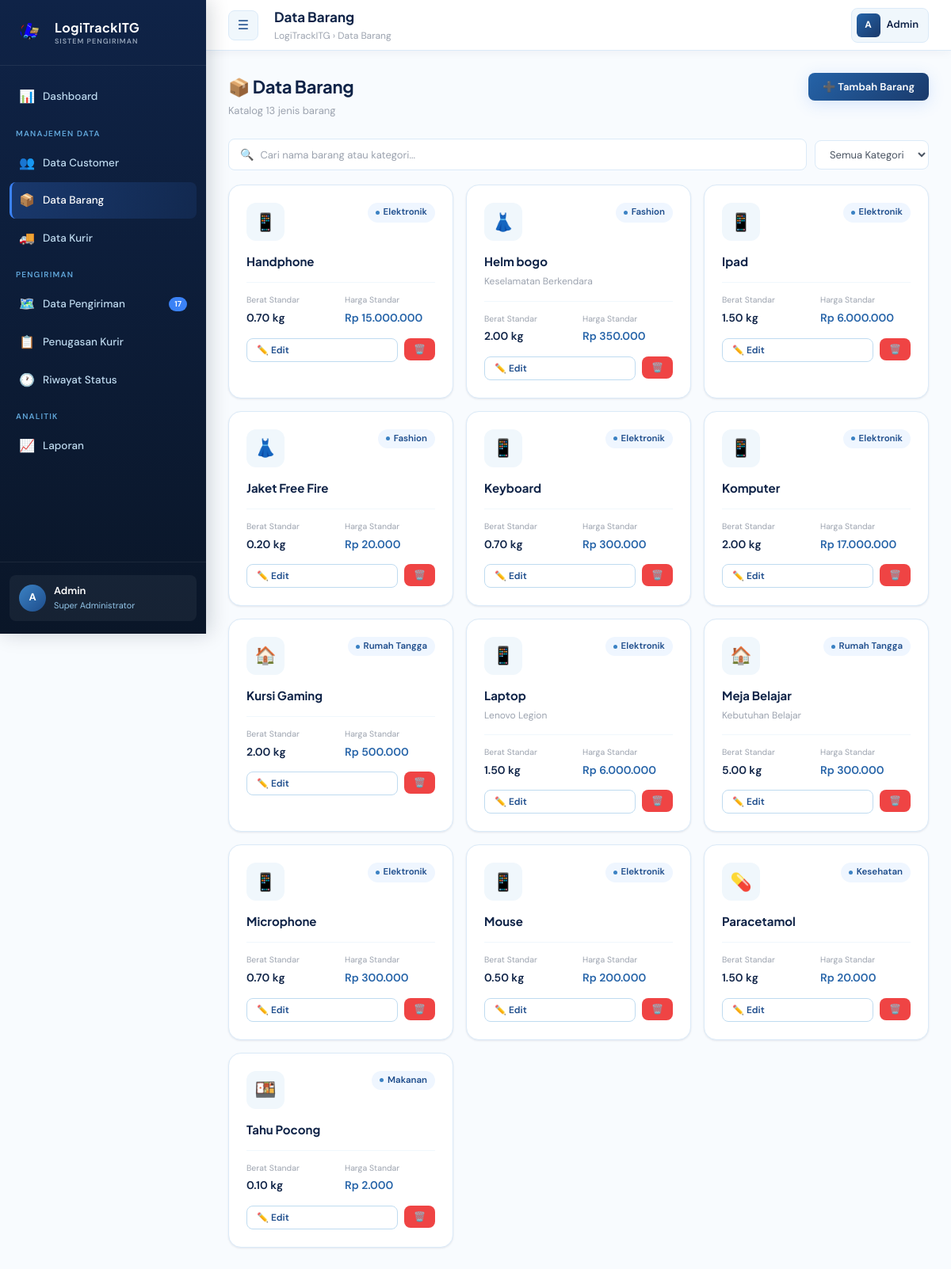
/?page=barang, run on the app's committed database.
### tables this page shows
CREATE TABLE `barang` (
  `id_barang` varchar(10) NOT NULL,
  `nama_barang` varchar(100) DEFAULT NULL,
  `kategori` varchar(50) DEFAULT NULL,
  `deskripsi` text DEFAULT NULL,
  `berat_standar` decimal(10,2) DEFAULT NULL,
  `harga_standar` decimal(12,2) DEFAULT NULL
);

### includes/config.php (called while the page is built, shortened)
<?php
function rupiah($number) {
    return 'Rp ' . number_format($number, 0, ',', '.');
}
?>

### pages/barang.php (the view, shortened to what this page needs)
<?php
$barang_list = $pdo ? $pdo->query("SELECT * FROM barang ORDER BY nama_barang")->fetchAll() : [
    ['id_barang'=>'BRG-001','nama_barang'=>'Dokumen Penting','kategori'=>'Dokumen','deskripsi'=>'Surat resmi dan dokumen bisnis','berat_standar'=>0.5,'harga_standar'=>15000],
    ['id_barang'=>'BRG-002','nama_barang'=>'Elektronik Kecil','kategori'=>'Elektronik','deskripsi'=>'Handphone, tablet, dll','berat_standar'=>1.5,'harga_standar'=>35000],
    ['id_barang'=>'BRG-003','nama_barang'=>'Paket Makanan','kategori'=>'Makanan','deskripsi'=>'Makanan segar dan olahan','berat_standar'=>3.0,'harga_standar'=>25000],
    ['id_barang'=>'BRG-004','nama_barang'=>'Pakaian','kategori'=>'Fashion','deskripsi'=>'Baju, celana, aksesoris','berat_standar'=>2.0,'harga_standar'=>20000],
    ['id_barang'=>'BRG-005','nama_barang'=>'Peralatan Rumah','kategori'=>'Rumah Tangga','deskripsi'=>'Alat dapur, dekorasi','berat_standar'=>5.0,'harga_standar'=>45000],
    ['id_barang'=>'BRG-006','nama_barang'=>'Obat-obatan','kategori'=>'Kesehatan','deskripsi'=>'Obat dan suplemen','berat_standar'=>1.0,'harga_standar'=>30000],
];
$kategori_icons = ['Dokumen'=>'📄','Elektronik'=>'📱','Makanan'=>'🍱','Fashion'=>'👗','Rumah Tangga'=>'🏠','Kesehatan'=>'💊'];
?>
<div class="page-header">
  <div class="page-header-left">
    <div class="page-title">📦 Data Barang</div>
    <div class="page-subtitle">Katalog <?= count($barang_list) ?> jenis barang</div>
  </div>
  <button type="button" class="btn btn-primary" onclick="openTambahBarangModal()">➕ Tambah Barang</button>
</div>
<div class="filter-bar">
  <div class="filter-search">
    <span>🔍</span>
    <input type="text" id="searchBarang" placeholder="Cari nama barang atau kategori..." oninput="filterBarang()">
  </div>
  <select class="filter-select" id="filterKat" onchange="filterBarang()">
    <option value="">Semua Kategori</option>
  </select>
</div>
<div id="barangGrid" style="display:grid;grid-template-columns:repeat(auto-fill,minmax(280px,1fr));gap:16px;margin-bottom:20px">
  <?php foreach ($barang_list as $b): ?>
  <div class="card" style="transition:var(--transition)" onmouseover="this.style.transform='translateY(-3px)'" onmouseout="this.style.transform=''">
    <div class="card-body">
      <div style="display:flex;align-items:flex-start;justify-content:space-between;margin-bottom:14px">
        <div style="width:48px;height:48px;background:var(--blue-50);border-radius:12px;display:flex;align-items:center;justify-content:center;font-size:22px">
          <?= $kategori_icons[$b['kategori']] ?? '📦' ?>
        </div>
        <span class="badge badge-blue"><?= htmlspecialchars($b['kategori']) ?></span>
      </div>
      <div style="font-family:var(--font-main);font-size:15px;font-weight:700;color:var(--blue-900);margin-bottom:4px">
        <?= htmlspecialchars($b['nama_barang']) ?>
      </div>
      <div style="font-size:12px;color:var(--gray-400);margin-bottom:14px">
        <?= htmlspecialchars($b['deskripsi']) ?>
      </div>
      <div style="display:grid;grid-template-columns:1fr 1fr;gap:10px;padding-top:14px;border-top:1px solid var(--blue-50)">
        <div>
          <div style="font-size:10.5px;color:var(--gray-400);margin-bottom:2px">Berat Standar</div>
          <div style="font-weight:600;color:var(--blue-900)"><?= $b['berat_standar'] ?> kg</div>
        </div>
        <div>
          <div style="font-size:10.5px;color:var(--gray-400);margin-bottom:2px">Harga Standar</div>
          <div style="font-weight:600;color:var(--blue-600)"><?= rupiah($b['harga_standar']) ?></div>
        </div>
      </div>
      <div style="display:flex;gap:8px;margin-top:14px">
        <button type="button" class="btn btn-secondary btn-sm" style="flex:1" onclick="bukaEditBarang(<?= htmlspecialchars(json_encode($b)) ?>)">✏️ Edit</button>
        <form method="POST" style="display:inline" onsubmit="return confirm('Apakah Anda yakin ingin menghapus barang <?= htmlspecialchars($b['nama_barang'], ENT_QUOTES) ?>?')">
          <button type="submit" class="btn btn-danger btn-sm">🗑️</button>
        </form>
      </div>
    </div>
  </div>
  <?php endforeach; ?>
</div>

### assets/css/style.css (style rules this page uses)
:root { --blue-950: #0a1628; --blue-900: #0f2347; --blue-800: #1a3a6b; --blue-700: #1e4d8c; --blue-600: #2563a8; --blue-500: #3b82c4; --blue-400: #60a5d8; --blue-300: #93c5e8; --blue-200: #bfdbf0; --blue-100: #dbeaf8; --blue-50: #f0f7fc; --blue-25: #f8fbfe; --accent: #3b82f6; --accent-soft: #eff6ff; --white: #ffffff; --gray-50: #f9fafb; --gray-100: #f3f4f6; --gray-200: #e5e7eb; --gray-300: #d1d5db; --gray-400: #9ca3af; --gray-500: #6b7280; --gray-600: #4b5563; --gray-700: #374151; --success: #10b981; --success-soft: #ecfdf5; --warning: #f59e0b; --warning-soft: #fffbeb; --danger: #ef4444; --danger-soft: #fef2f2; --info: #06b6d4; --info-soft: #ecfeff; --sidebar-width: 260px; --topbar-height: 64px; --shadow-sm: 0 1px 3px rgba(15, 35, 71, 0.06), 0 1px 2px rgba(15, 35, 71, 0.04); --shadow-md: 0 4px 16px rgba(15, 35, 71, 0.08), 0 2px 6px rgba(15, 35, 71, 0.05); --shadow-lg: 0 12px 40px rgba(15, 35, 71, 0.12), 0 4px 12px rgba(15, 35, 71, 0.06); --shadow-blue: 0 4px 20px rgba(59, 130, 246, 0.18); --radius-sm: 8px; --radius-md: 12px; --radius-lg: 16px; --radius-xl: 20px; --radius-2xl: 24px; --font-main: 'Plus Jakarta Sans', sans-serif; --font-body: 'DM Sans', sans-serif; --transition: all 0.22s cubic-bezier(0.4, 0, 0.2, 1); }
*, *::before, *::after { box-sizing: border-box; margin: 0; padding: 0; }
html { scroll-behavior: smooth; }
body { font-family: var(--font-body); background: var(--blue-25); color: var(--gray-700); font-size: 14px; line-height: 1.6; min-height: 100vh; overflow-x: hidden; }
.page-header { margin-bottom: 24px; display: flex; align-items: flex-start; justify-content: space-between; gap: 16px; }
.page-title { font-family: var(--font-main); font-size: 22px; font-weight: 700; color: var(--blue-900); letter-spacing: -0.3px; }
.page-subtitle { font-size: 13px; color: var(--gray-400); margin-top: 3px; }
.btn { display: inline-flex; align-items: center; gap: 7px; padding: 9px 18px; border-radius: var(--radius-sm); font-size: 13px; font-weight: 600; border: none; cursor: pointer; font-family: var(--font-body); transition: var(--transition); text-decoration: none; white-space: nowrap; }
.btn-primary { background: linear-gradient(135deg, var(--blue-600), var(--blue-800)); color: white; box-shadow: var(--shadow-blue); }
.btn-secondary { background: var(--white); color: var(--blue-700); border: 1px solid var(--blue-200); }
.btn-sm { padding: 6px 12px; font-size: 12px; }
.btn-danger { background: var(--danger); color: white; }
.card { background: var(--white); border-radius: var(--radius-lg); border: 1px solid var(--blue-100); box-shadow: var(--shadow-sm); overflow: hidden; }
.card-body { padding: 22px; }
.badge { display: inline-flex; align-items: center; gap: 5px; padding: 3px 10px; border-radius: 20px; font-size: 11.5px; font-weight: 600; white-space: nowrap; }
.badge::before { content: ''; width: 5px; height: 5px; border-radius: 50%; }
.badge-blue { background: var(--accent-soft); color: var(--blue-700); }
.badge-blue::before { background: var(--blue-500); }
.filter-bar { display: flex; align-items: center; gap: 10px; margin-bottom: 18px; flex-wrap: wrap; }
.filter-search { display: flex; align-items: center; gap: 8px; background: var(--white); border: 1.5px solid var(--blue-100); border-radius: var(--radius-sm); padding: 8px 14px; flex: 1; min-width: 200px; }
.filter-search input { border: none; background: transparent; font-size: 13px; color: var(--gray-700); outline: none; font-family: var(--font-body); width: 100%; }
.filter-search input::placeholder { color: var(--gray-400); }
.filter-select { padding: 8px 14px; border: 1.5px solid var(--blue-100); border-radius: var(--radius-sm); font-size: 13px; color: var(--gray-600); background: var(--white); outline: none; cursor: pointer; font-family: var(--font-body); }

### data on the page
barang: kategori "📱", kategori "Elektronik", nama_barang "Handphone", berat_standar "0.70", harga_standar "Rp 15.000.000"
barang: kategori "👗", kategori "Fashion", nama_barang "Helm bogo", deskripsi "Keselamatan Berkendara", berat_standar "2.00", harga_standar "Rp 350.000"
barang: kategori "📱", kategori "Elektronik", nama_barang "Ipad", berat_standar "1.50", harga_standar "Rp 6.000.000"
barang: kategori "👗", kategori "Fashion", nama_barang "Jaket Free Fire", berat_standar "0.20", harga_standar "Rp 20.000"
barang: kategori "📱", kategori "Elektronik", nama_barang "Keyboard", berat_standar "0.70", harga_standar "Rp 300.000"
barang: kategori "📱", kategori "Elektronik", nama_barang "Komputer", berat_standar "2.00", harga_standar "Rp 17.000.000"
barang: kategori "🏠", kategori "Rumah Tangga", nama_barang "Kursi Gaming", berat_standar "2.00", harga_standar "Rp 500.000"
barang: kategori "📱", kategori "Elektronik", nama_barang "Laptop", deskripsi "Lenovo Legion", berat_standar "1.50", harga_standar "Rp 6.000.000"
barang: kategori "🏠", kategori "Rumah Tangga", nama_barang "Meja Belajar", deskripsi "Kebutuhan Belajar", berat_standar "5.00", harga_standar "Rp 300.000"
barang: kategori "📱", kategori "Elektronik", nama_barang "Microphone", berat_standar "0.70", harga_standar "Rp 300.000"
barang: kategori "📱", kategori "Elektronik", nama_barang "Mouse", berat_standar "0.50", harga_standar "Rp 200.000"
barang: kategori "💊", kategori "Kesehatan", nama_barang "Paracetamol", berat_standar "1.50", harga_standar "Rp 20.000"
barang: kategori "🍱", kategori "Makanan", nama_barang "Tahu Pocong", berat_standar "0.10", harga_standar "Rp 2.000"

### other printed values
$item['icon'] "📊"
$item['label'] "Dashboard"
$item['section'] "MANAJEMEN DATA"
$item['icon'] "👥"
$item['label'] "Data Customer"
$item['icon'] "📦"
$item['label'] "Data Barang"
$item['icon'] "🚚"
$item['label'] "Data Kurir"
$item['section'] "PENGIRIMAN"
$item['icon'] "🗺️"
$item['label'] "Data Pengiriman"
$total_realtime_pengiriman "17"
$item['icon'] "📋"
$item['label'] "Penugasan Kurir"
